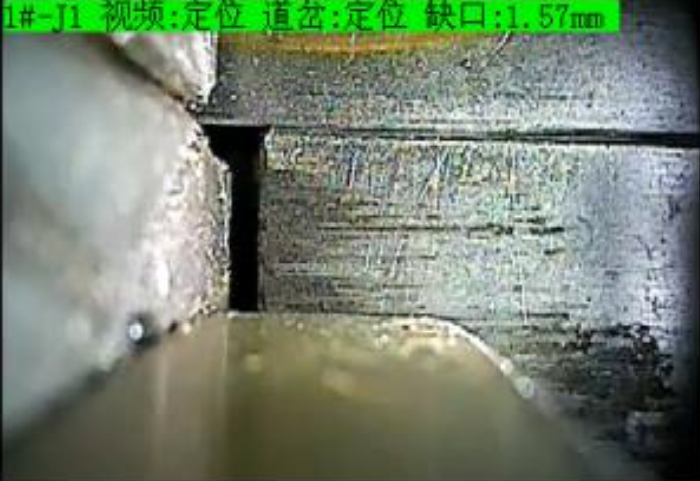
//> input picture cmake-build-debug/test.png, 700 x 481 px, given in place of a.gif, which was not available
$ ./oled_absd   (built with g++ and OpenCV 4)
//> lines starting //> are read from the running program, lines starting //| are printed output that depends on the picture; pictures that were not available may be replaced by others from this repository, and a replacement may not be noted
#include <memory>
#include "opencv2/highgui.hpp"
#include "opencv2/opencv.hpp"

using namespace std;
using namespace cv;

#define IMG_WIDTH 128
#define IMG_HEIGHT 64

static void printHex(const uint8_t* data, size_t size, const std::string& name = "img") {
    printf("%s: {", name.c_str());
    for (size_t i = 0; i < size; ++i) {
        printf("0x%X", data[i]);
        if (i < size - 1) {
            printf(", ");
        } else {
            printf("}\n");
        }
    }
}

int main() {
    VideoCapture cap;
//    cap.open("1629390633805677.mp4");
//    cap.open("1.gif");
    cap.open("a.gif");
//    cap.open(0);
    if(!cap.isOpened()) {
        cout<<"film open failed!\n";
        return 0;
    }

    system("mkdir -p out");

    Mat img;
    while(true) {
        cap.read(img);
//> img is the input picture: 481 rows x 700 cols, CV_8UC3; mean B, G, R 112.7, 132.5, 117.5
        if (img.empty()) break;
        cvtColor(img, img, COLOR_RGB2GRAY);
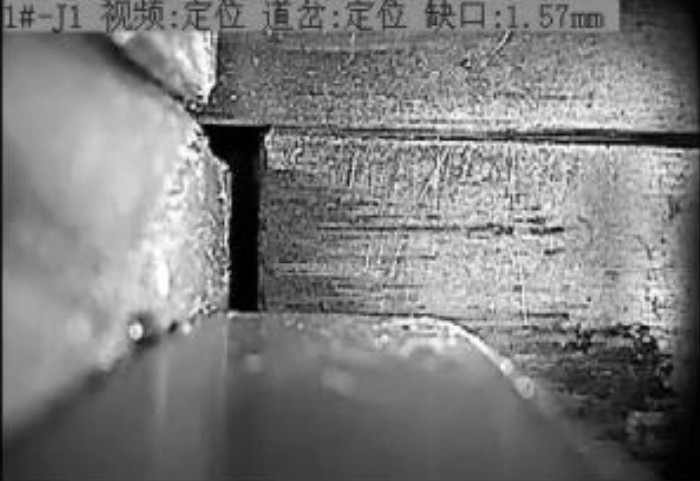
//> img: 481 rows x 700 cols, CV_8UC1; min 0, max 255, mean 124.9
        resize(img,img,Size(128,64),0,0,INTER_LINEAR);
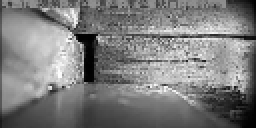
//> img: 64 rows x 128 cols, CV_8UC1 (shown 2 times larger); min 0, max 254, mean 124.7
        adaptiveThreshold(img, img, 255, ADAPTIVE_THRESH_GAUSSIAN_C,THRESH_BINARY,25,10);
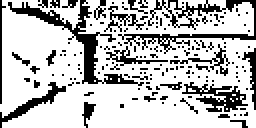
//> img: 64 rows x 128 cols, CV_8UC1 (shown 2 times larger); 74.3% white; black in thin lines or dots
        auto binFrame = std::make_unique<uint8_t[]>(IMG_WIDTH / 8 * IMG_HEIGHT);
        memset(binFrame.get(), 0, IMG_WIDTH / 8 * IMG_HEIGHT);
        for (int h = 0; h < IMG_HEIGHT; h++) {
            for (int w = 0; w < IMG_WIDTH; w++) {
                const uint8_t& imgData = img.data[h * IMG_WIDTH + w];
                uint8_t& binData = binFrame[h * IMG_WIDTH / 8 + w / 8];
                if (imgData > 0) {
                    binData |= 0b10000000 >> w % 8;
                }
            }
        }
        imshow("gif",img);
        char fileName[32];
        static int frameCount;
        sprintf(fileName, "%s%d%s", "./out/", frameCount++, ".bmp");
        imwrite(fileName, img);
        printHex(binFrame.get(), IMG_WIDTH / 8 * IMG_HEIGHT, fileName);
        waitKey(1000/cap.get(CAP_PROP_FPS));
    }
    cap.release();
    destroyWindow("gif");
    cout<<"finish!\n";
    return 0;
}
